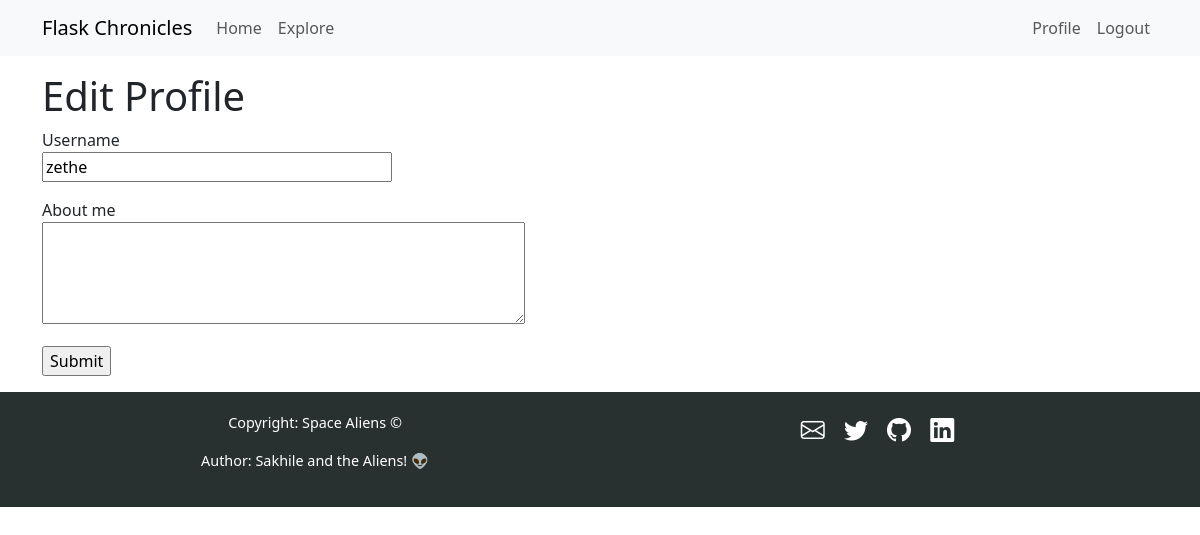
/edit_profile (signed in), run on an earlier commit of the app's database.
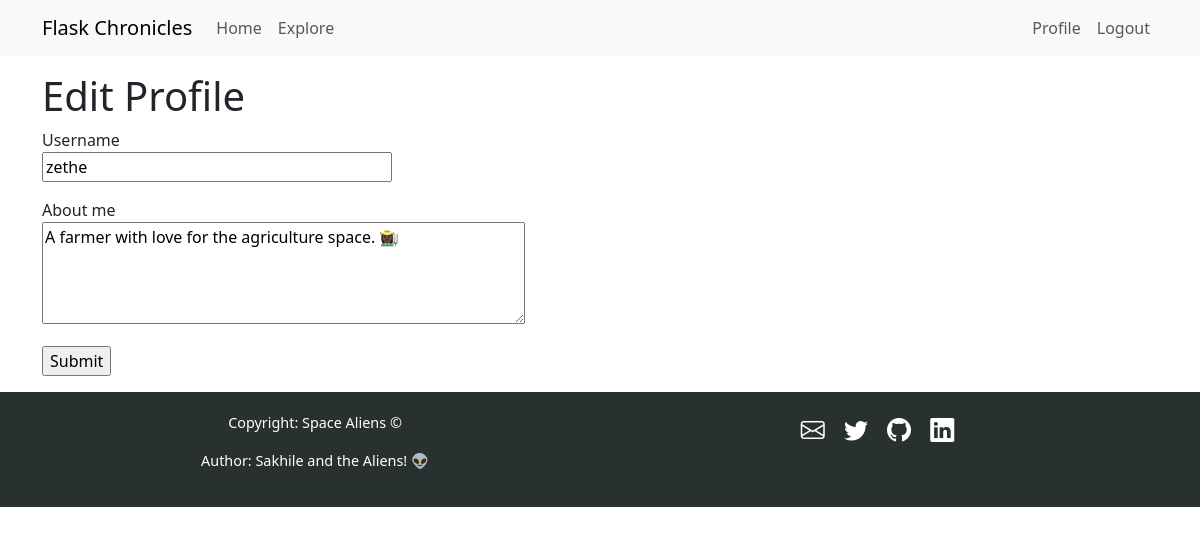
And on a later commit of the database.
### app/models.py (models this page shows, shortened)
class User(UserMixin, db.Model):
    id: so.Mapped[int] = so.mapped_column(primary_key=True)
    username: so.Mapped[str] = so.mapped_column(sa.String(64), unique=True)
    email: so.Mapped[str] = so.mapped_column(sa.String(120), index=True, unique=True)
    password_hash: so.Mapped[Optional[str]] = so.mapped_column(sa.String(256))
    posts: so.WriteOnlyMapped["Post"] = so.relationship(back_populates="author")
    about_me: so.Mapped[Optional[str]] = so.mapped_column(sa.String(140))
    last_seen: so.Mapped[Optional[datetime]] = so.mapped_column(
        default=lambda: datetime.now(timezone.utc)
    )
    following: so.WriteOnlyMapped["User"] = so.relationship(
        secondary=followers,
        primaryjoin=(followers.c.follower_id == id),
        secondaryjoin=(followers.c.followed_id == id),
        back_populates="followers",
    )
    followers: so.WriteOnlyMapped["User"] = so.relationship(
        secondary=followers,
        primaryjoin=(followers.c.followed_id == id),
        secondaryjoin=(followers.c.follower_id == id),
        back_populates="following",
    )

### app/routes.py (the view)
@app.route("/edit_profile", methods=["GET", "POST"])
@login_required
def edit_profile():
    form = EditProfileForm(current_user.username)
    if form.validate_on_submit():
        current_user.username = form.username.data
        current_user.about_me = form.about_me.data
        db.session.commit()
        flash("Your changes have been saved.")
        return redirect(url_for("edit_profile"))
    if request.method == "GET":
        form.username.data = current_user.username
        form.about_me.data = current_user.about_me
    return render_template("edit_profile.html", title="Edit Profile", form=form)

### app/forms.py (shortened to what this page needs)
class EditProfileForm(FlaskForm):
    username = StringField("Username", validators=[DataRequired()])
    about_me = TextAreaField("About me", validators=[Length(min=0, max=140)])
    submit = SubmitField("Submit")
    def __init__(self, original_username, *args, **kwargs):
        super().__init__(*args, **kwargs)
        self.original_username = original_username

### app/models.py (called while the page is built)
@login.user_loader
def load_user(id):
    return db.session.get(User, int(id))

### app/routes.py (called while the page is built)
@app.before_request
def before_request():
    if current_user.is_authenticated:
        current_user.last_seen = datetime.now(timezone.utc)
        db.session.commit()

### app/templates/edit_profile.html (shortened to what this page needs)
{% extends "base.html" %}
{% block content %}
    <h1>Edit Profile</h1>
    <form action="" method="post">
        <p>
            {{ form.username.label }}<br>
            {{ form.username(size=32) }}<br>
        </p>
        <p>
            {{ form.about_me.label }}<br>
            {{ form.about_me(cols=50, rows=4) }}<br>
        </p>
        <p>{{ form.submit() }}</p>
    </form>
{% endblock %}

What changed in the data, as far as the page shows it:
changed User "zethe": about_me (not shown) → "A farmer with love for the agriculture space. 👩🏿‍🌾"
